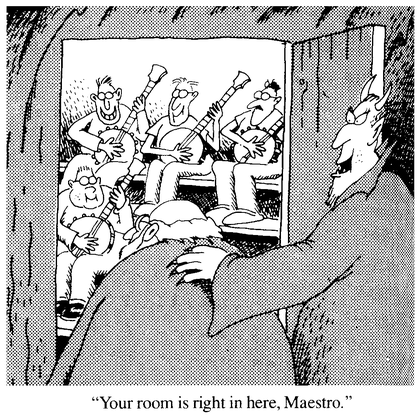
%> input picture GaryLarson.bmp, 420 x 420 px, shrunk from 1024 x 1024 before the run
$ octave main4bis.m   (GNU Octave 9; MATLAB toolbox functions it lacks are replaced by stand-ins)
%> lines starting %> are read from the running program, lines starting %| are printed output that depends on the picture
### flou.m
function im_traitee = flou(im, k);

%% Filtrages

H = @(k,u,v) exp(-k*(u^2+v^2));

% Ouverture de l'image
% [im, map] = imread(s);

% Construction palette
gris=([0:255]/255)'*[1 1 1];

% Affichage de l image en niveaux de gris
% figure(1);
% image(im);
% colormap(gris);

% Passage en réels pour calcul de transformée de fourier fft2
im=double(im);
IM=fft2(im);

% Permutation des cadrans -> basses fréquences au centre de l'image
IM=fftshift(IM);

% Calcul du spectre d'amplitude recadré sur une échelle log
logIM=log(abs(IM)+1);
maxi=max(max(logIM));
mini=min(min(logIM));

% Affichage du spectre d'amplitude sous forme d'image
% figure(2);
% image((logIM-mini)/(maxi-mini)*255);
% colormap(gris);

%% Traitement
S = size(im);
for i=1:S(1)
    for j=1:S(2)
        IMT(i,j) = IM(i,j)*H(k, i-(S(1))/2, j-(S(2))/2);
    end
end

% Calcul du spectre d'amplitude recadré sur une échelle log
logIMT=log(abs(IMT)+1);
maxiT=max(max(logIMT));
miniT=min(min(logIMT));

% Affichage du spectre d'amplitude de l'image traitée sous forme d'image
% figure(3);
% image((logIMT-miniT)/(maxiT-miniT)*255);
% colormap(gris);

% Calcul de la TF inverse qui donne le résultat de l'image après traitement
im_traitee=real(ifft2(fftshift(IMT)));

% Affichage de l'image traitée
% figure(4);
% image(im_traitee);
% colormap(gris);

### main4bis.m
close all
clear

[im, map] = imread('GaryLarson.bmp');
%> im is the input picture: size 420x420 uint8; min 0, max 255, mean 181.6
%> map = 256 rows, first 12: [0 0 0; 0.00392 0.00392 0.00392; 0.00784 0.00784 0.00784; 0.0118 0.0118 0.0118; 0.0157 0.0157 0.0157; 0.0196 0.0196 0.0196; 0.0235 0.0235 0.0235; 0.0275 0.0275 0.0275; 0.0314 0.0314 0.0314; 0.0353 0.0353 0.0353; 0.0392 0.0392 0.0392; 0.0431 0.0431 0.0431]

im=double(im);
%> im: size 420x420 double

% Construction palette
gris=([0:255]/255)'*[1 1 1];

% Affichage image en niveaux de gris
figure(1);
image(im);
colormap(gris);

% Taille nouvelle image
S = size(im)./4;
%> S = [105 105]
IM = zeros(S);
IM2 = zeros(S);
for i=1:S(1)
    for j=1:S(2)
        IM(i,j) = im(4*i, 4*j);
        IM2(i,j) = floor( ( im(4*i,4*j)+im(4*i,4*j-1)+im(4*i,4*j-2)+im(4*i,4*j-3)+im(4*i-1,4*j)+im(4*i-1,4*j-1)+im(4*i-1,4*j-2)+im(4*i-1,4*j-3)+im(4*i-2,4*j)+im(4*i-2,4*j-1)+im(4*i-2,4*j-2)+im(4*i-2,4*j-3)+im(4*i-3,4*j)+im(4*i-3,4*j-1)+im(4*i-3,4*j-2)+im(4*i-3,4*j-3) )/16 );
    end
end
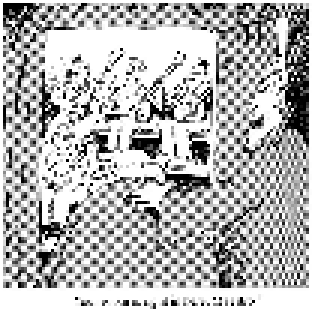
%> IM: size 105x105 double (shown 3 times larger); min 0, max 255, mean 182
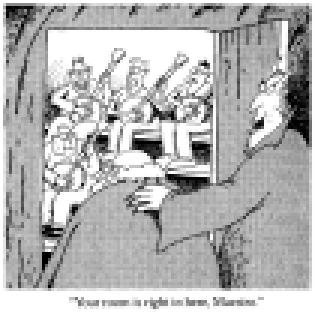
%> IM2: size 105x105 double (shown 3 times larger); min 0, max 255, mean 181.2

% Affichage image en niveaux de gris
figure(2);
image(IM);
colormap(gris);

IMfloutee = flou(IM, 3e-5);
%> in flou, `logIM=log(abs(IM)+1);`:
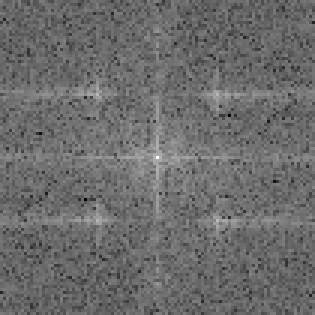
%> logIM: size 105x105 double (shown 3 times larger); min 4.13, max 14.51, mean 8.53; drawn with min black and max white
%> in flou, `maxi=max(max(logIM));`: maxi = 14.51
%> in flou, `mini=min(min(logIM));`: mini = 4.13
%> in flou, `maxiT=max(max(logIMT));`: maxiT = 14.51
%> in flou, `miniT=min(min(logIMT));`: miniT = 4.11
%> in flou, `im_traitee=real(ifft2(fftshift(IMT)));`:
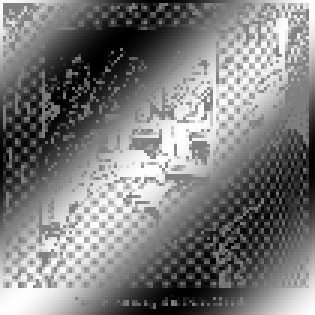
%> im_traitee: size 105x105 double (shown 3 times larger); min -255.8, max 256.1, mean -3.5; drawn with min black and max white
figure(3);
image(IMfloutee);
colormap(gris);

figure(4);
image(IM2);
colormap(gris);
